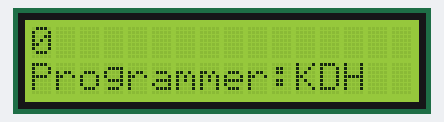
Bench run of a sketch on a simulated Arduino Uno, built with avr-gcc and run on an emulated ATmega328P. Parts: 16×2 character LCD.

Above: at 0.11 s.
At 5.03 s:
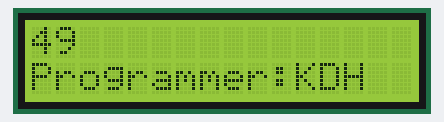
At 10.06 s:
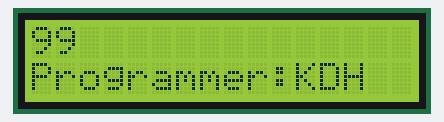
At 20.02 s:
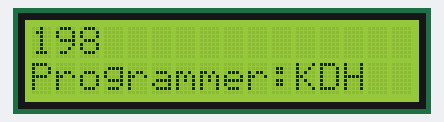
At 29.89 s:
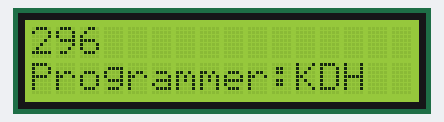
At 39.85 s:
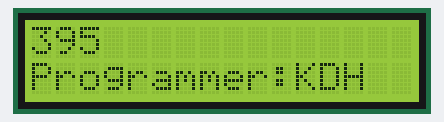

The sketch:

class_7.ino
```cpp
#include <LiquidCrystal.h>

unsigned int time;
LiquidCrystal lcd(12, 11, 5, 4, 3, 2);

void setup() {

  lcd.begin(16,2);
  lcd.setCursor(0,1);
  lcd.print("Programmer:KDH");

}

void loop() {

  lcd.setCursor(0,0);
  lcd.print(time);
  ++time;
  delay(100);


}
```
